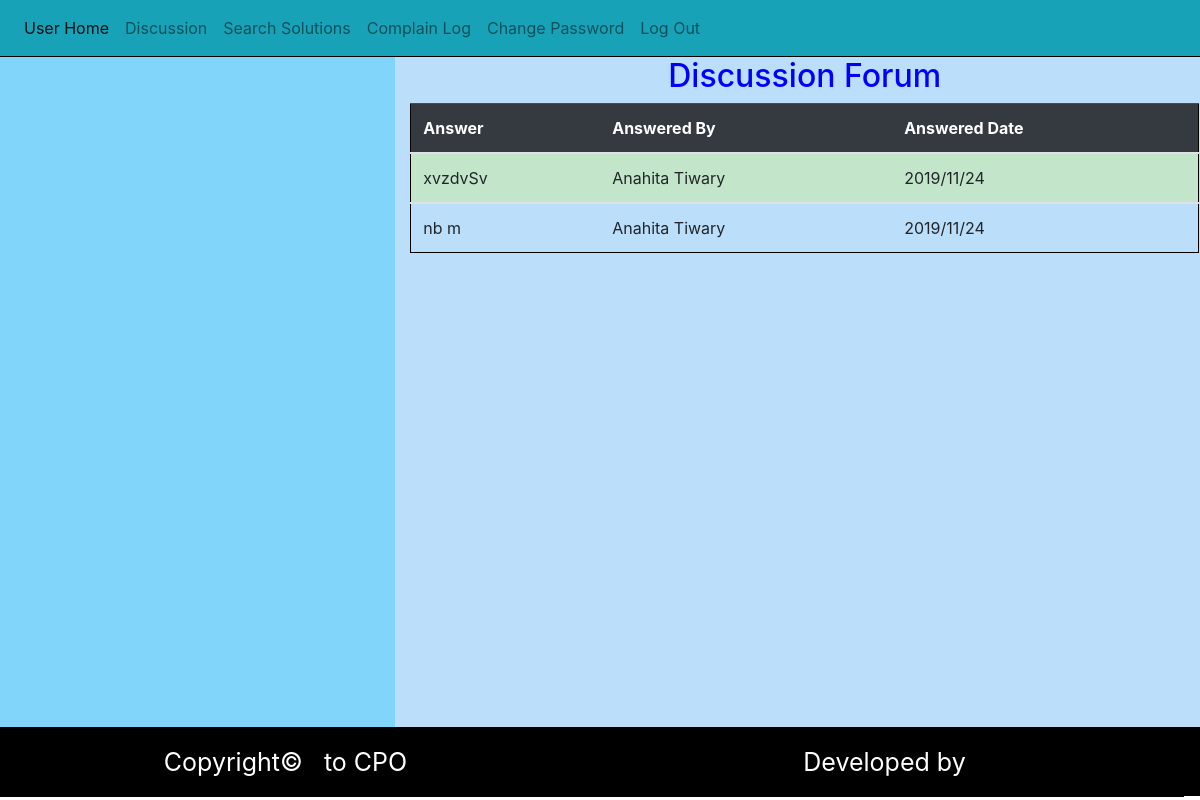
The app's page /studentzone/viewanswer/1 (signed in) with its own data.
### studentzone/models.py (models this page shows)
class Answer(models.Model):
    aid=models.AutoField(primary_key=True)
    answertext=models.TextField()
    answeredby=models.CharField(max_length=50)
    qid=models.IntegerField()
    answereddate=models.CharField(max_length=30)

### studentzone/views.py (the view)
# urls.py: url(r'^viewanswer/(?P<qid>\d+)$', views.viewanswer, name='viewanswer'),
def viewanswer(request,qid):
    if request.session['userid']:
        ans=Answer.objects.filter(qid=qid)
        return render(request,'viewanswer.html',{'ans':ans})
    else:
        return render(request,'login.html')

### studentzone/templates/viewanswer.html (shortened to what this page needs)
<!DOCTYPE html>
<html lang="en">
{% load static%}
<head>
<link rel="stylesheet" href="https://stackpath.bootstrapcdn.com/bootstrap/4.3.1/css/bootstrap.min.css">
<link rel="stylesheet" href="https://maxcdn.bootstrapcdn.com/font-awesome/4.7.0/css/font-awesome.min.css">
  <link href="{% static 'css/style.css'%}" type="text/css" rel="stylesheet" >
</head>
<body>
<div class="bs-example">
    <nav class="navbar navbar-expand-md navbar-light bg-info">
        <div class="collapse navbar-collapse" id="navbarCollapse">
            <div class="navbar-nav">
                <a href="{%url 'studentzone:userzone'%}"class="nav-item nav-link active">User Home</a>
            <a href="{%url 'studentzone:discussion'%}" class="nav-item nav-link ">Discussion</a>
            <a href="{%url 'studentzone:searchsolution'%}" class="nav-item nav-link ">Search Solutions</a>
           <a href="{%url 'studentzone:complainlog'%}" class="nav-item nav-link">Complain Log</a>
           <a href="{%url 'studentzone:changepassword'%}"class="nav-item nav-link ">Change Password</a>
           <a href="{%url 'index'%}" class="nav-item nav-link ">Log Out</a>
            </div>
        </div>
    </nav>
<div class="container-fluid" style="min-height:50px;">
<div class="row" style="min-height:400px;background-color:black;">
<div class="row" id="parent">
     <div class="col-sm-4" id="left">
    </div>
<div class="col-sm-8" id="main" style="background-color:;">
  <center>
   <h2 style="text-align:center;color:blue;">Discussion Forum</h2>
      <table  class="table  " style="margin:0px auto;">
            <thead class="table-dark">
            <tr>
                <th>Answer</th>
                <th>Answered By</th>
                <th>Answered Date</th>
            </tr>
            </thead>
            <tbody class="table-hover">
            <tr class="table-success " >
               {% for a in ans %}
                <td>{{a.answertext}}</td>
                <td>{{a.answeredby}}</td>
                <td>{{a.answereddate}}</td>
            </tr>
            </tbody>
            {% endfor%}
        </table>
  </center>
</div>
</div>
    <div class="row" id="footer">
        <div class="col-sm-6" id="lfooter">
            Copyright&copy; &nbsp; to CPO
        </div>
          <div class="col-sm-6" id="rfooter">
          Developed by
        </div>
    </div>
</div>
</div>
</div>
</body>
</html>

### generalzone/static/css/style.css (style rules this page uses)
#parent { height:670px; width:100%-; background-color:white; border:1px solid black; }
#left { height:670px; width:400px; background-color:#81d4fa; float:left; }
#main { height:670px; width:882px; float:left; background-color:#bbdefb ; }
#footer { height:70px; width:100%; border:1px solid black; }
#lfooter { height:70px; width:50%; background-color:black; float:left; color:white; font-size:25px; line-height:70px; text-align:center; }
#rfooter { height:70px; width:50%; background-color:black; float:left; color:white; font-size:25px; line-height:70px; text-align:center; }
table { width:50%; margin: 0px auto; cellspacing:50px; border:1px solid black; cellpadding:100px; }
table td,tr { cellpadding:100px; }

### studentzone/templates/viewanswer.html (style rules this page uses)
.bs-example { // margin-top: 20px; }

### records on screen
Answer: answertext "xvzdvSv", answeredby "Anahita Tiwary", answereddate "2019/11/24"
Answer: answertext "nb m", answeredby "Anahita Tiwary", answereddate "2019/11/24"
